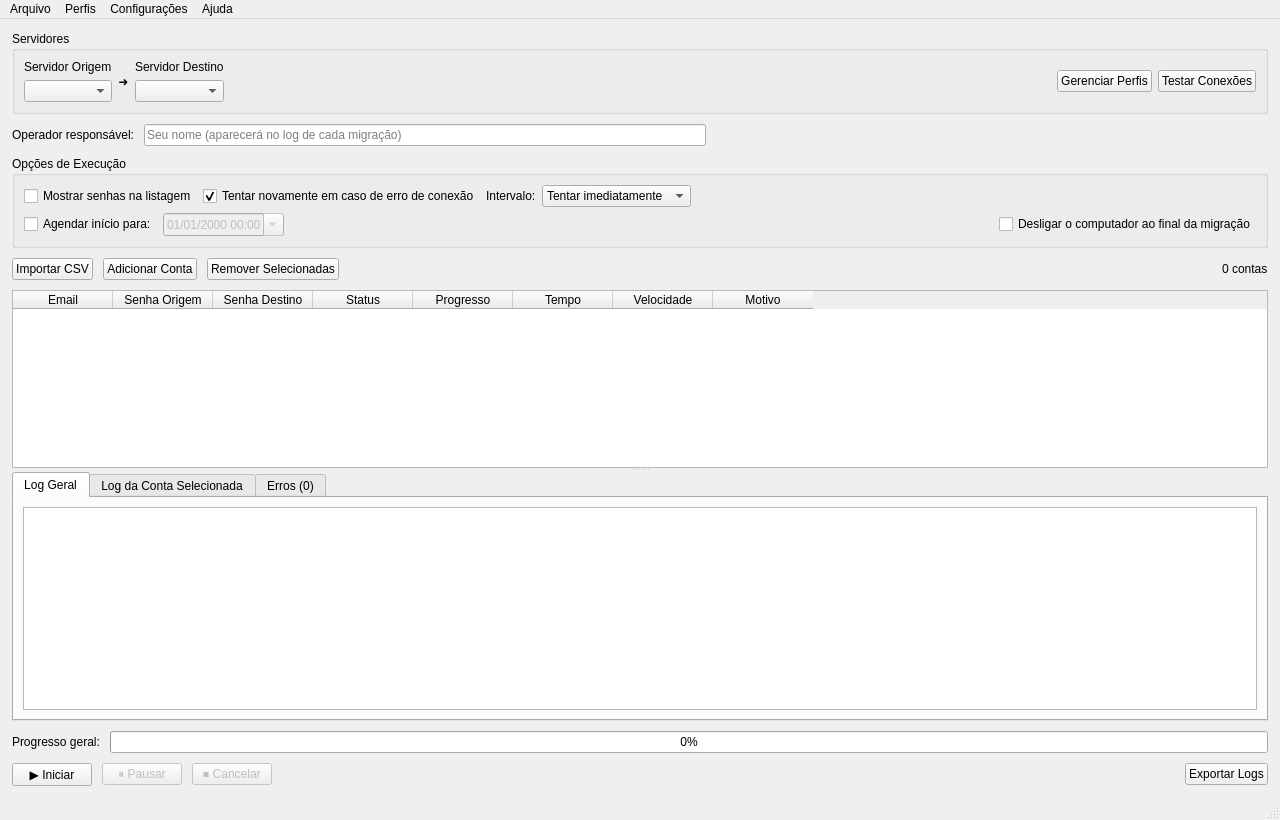
<?xml version="1.0" encoding="UTF-8"?>
<ui version="4.0">
 <class>MainWindow</class>
 <widget class="QMainWindow" name="MainWindow">
  <property name="geometry">
   <rect>
    <x>0</x>
    <y>0</y>
    <width>1280</width>
    <height>820</height>
   </rect>
  </property>
  <property name="windowTitle">
   <string>IMAPSync Manager — Plenus Suporte</string>
  </property>
  <widget class="QWidget" name="centralwidget">
   <layout class="QVBoxLayout" name="mainVerticalLayout">
    <property name="spacing"><number>10</number></property>
    <property name="leftMargin"><number>12</number></property>
    <property name="topMargin"><number>12</number></property>
    <property name="rightMargin"><number>12</number></property>
    <property name="bottomMargin"><number>12</number></property>

    <!-- ================= Servidores ================= -->
    <item>
     <widget class="QGroupBox" name="groupServers">
      <property name="title"><string>Servidores</string></property>
      <layout class="QHBoxLayout" name="serversLayout">

       <item>
        <layout class="QVBoxLayout" name="originLayout">
         <item>
          <widget class="QLabel" name="labelOrigin">
           <property name="text"><string>Servidor Origem</string></property>
          </widget>
         </item>
         <item>
          <widget class="QComboBox" name="comboOrigin">
           <property name="minimumWidth"><number>260</number></property>
          </widget>
         </item>
        </layout>
       </item>

       <item>
        <widget class="QLabel" name="labelArrow">
         <property name="text"><string>➜</string></property>
         <property name="alignment"><set>Qt::AlignmentFlag::AlignCenter</set></property>
         <property name="minimumWidth"><number>30</number></property>
        </widget>
       </item>

       <item>
        <layout class="QVBoxLayout" name="destLayout">
         <item>
          <widget class="QLabel" name="labelDest">
           <property name="text"><string>Servidor Destino</string></property>
          </widget>
         </item>
         <item>
          <widget class="QComboBox" name="comboDest">
           <property name="minimumWidth"><number>260</number></property>
          </widget>
         </item>
        </layout>
       </item>

       <item>
        <spacer name="serversSpacer">
         <property name="orientation"><enum>Qt::Orientation::Horizontal</enum></property>
         <property name="sizeHint"><size><width>40</width><height>20</height></size></property>
        </spacer>
       </item>

       <item>
        <widget class="QPushButton" name="btnManageProfiles">
         <property name="text"><string>Gerenciar Perfis</string></property>
        </widget>
       </item>

       <item>
        <widget class="QPushButton" name="btnTestConnections">
         <property name="text"><string>Testar Conexões</string></property>
        </widget>
       </item>

      </layout>
     </widget>
    </item>

    <!-- ================= Operador ================= -->
    <item>
     <layout class="QHBoxLayout" name="operatorLayout">
      <item>
       <widget class="QLabel" name="labelOperador">
        <property name="text"><string>Operador responsável:</string></property>
       </widget>
      </item>
      <item>
       <widget class="QLineEdit" name="editOperador">
        <property name="placeholderText"><string>Seu nome (aparecerá no log de cada migração)</string></property>
        <property name="minimumWidth"><number>260</number></property>
       </widget>
      </item>
      <item>
       <spacer name="operatorSpacer">
        <property name="orientation"><enum>Qt::Orientation::Horizontal</enum></property>
        <property name="sizeHint"><size><width>40</width><height>20</height></size></property>
       </spacer>
      </item>
     </layout>
    </item>

    <!-- ================= Opções de execução ================= -->
    <item>
     <widget class="QGroupBox" name="groupOptions">
      <property name="title"><string>Opções de Execução</string></property>
      <layout class="QVBoxLayout" name="optionsOuterLayout">

       <item>
        <layout class="QHBoxLayout" name="optionsRow1">
         <item>
          <widget class="QCheckBox" name="checkShowPasswords">
           <property name="text"><string>Mostrar senhas na listagem</string></property>
          </widget>
         </item>
         <item>
         <widget class="QCheckBox" name="checkAutoRetry">
           <property name="text"><string>Tentar novamente em caso de erro de conexão</string></property>
           <property name="checked"><bool>true</bool></property>
          </widget>
         </item>
         <item>
          <widget class="QLabel" name="labelRetryDelay"><property name="text"><string>Intervalo:</string></property></widget>
         </item>
         <item>
          <widget class="QComboBox" name="comboRetryDelay">
           <item><property name="text"><string>Tentar imediatamente</string></property><property name="userData" stdset="0"><number>0</number></property></item>
           <item><property name="text"><string>Após 30 segundos</string></property><property name="userData" stdset="0"><number>30</number></property></item>
           <item><property name="text"><string>Após 1 minuto</string></property><property name="userData" stdset="0"><number>60</number></property></item>
           <item><property name="text"><string>Após 5 minutos</string></property><property name="userData" stdset="0"><number>300</number></property></item>
           <item><property name="text"><string>Após 15 minutos</string></property><property name="userData" stdset="0"><number>900</number></property></item>
          </widget>
         </item>
         <item>
          <spacer name="optionsRow1Spacer">
           <property name="orientation"><enum>Qt::Orientation::Horizontal</enum></property>
           <property name="sizeHint"><size><width>40</width><height>20</height></size></property>
          </spacer>
         </item>
        </layout>
       </item>

       <item>
        <layout class="QHBoxLayout" name="optionsRow2">
         <item>
          <widget class="QCheckBox" name="checkSchedule">
           <property name="text"><string>Agendar início para:</string></property>
          </widget>
         </item>
         <item>
          <widget class="QDateTimeEdit" name="dateTimeSchedule">
           <property name="enabled"><bool>false</bool></property>
           <property name="calendarPopup"><bool>true</bool></property>
           <property name="displayFormat"><string>dd/MM/yyyy HH:mm</string></property>
          </widget>
         </item>
         <item>
          <widget class="QLabel" name="labelScheduleStatus">
           <property name="text"><string></string></property>
          </widget>
         </item>
         <item>
          <spacer name="optionsRow2Spacer">
           <property name="orientation"><enum>Qt::Orientation::Horizontal</enum></property>
           <property name="sizeHint"><size><width>40</width><height>20</height></size></property>
          </spacer>
         </item>
         <item>
          <widget class="QCheckBox" name="checkShutdownAfter">
           <property name="text"><string>Desligar o computador ao final da migração</string></property>
          </widget>
         </item>
        </layout>
       </item>

      </layout>
     </widget>
    </item>

    <!-- ================= Ações sobre contas ================= -->
    <item>
     <layout class="QHBoxLayout" name="accountActionsLayout">
      <item>
       <widget class="QPushButton" name="btnImportCsv">
        <property name="text"><string>Importar CSV</string></property>
       </widget>
      </item>
      <item>
       <widget class="QPushButton" name="btnAddAccount">
        <property name="text"><string>Adicionar Conta</string></property>
       </widget>
      </item>
      <item>
       <widget class="QPushButton" name="btnRemoveAccount">
        <property name="text"><string>Remover Selecionadas</string></property>
       </widget>
      </item>
      <item>
       <spacer name="accountActionsSpacer">
        <property name="orientation"><enum>Qt::Orientation::Horizontal</enum></property>
        <property name="sizeHint"><size><width>40</width><height>20</height></size></property>
       </spacer>
      </item>
      <item>
       <widget class="QLabel" name="labelAccountCount">
        <property name="text"><string>0 contas</string></property>
       </widget>
      </item>
     </layout>
    </item>

    <!-- ================= Splitter: Tabela + Logs ================= -->
    <item>
     <widget class="QSplitter" name="splitterMain">
      <property name="orientation"><enum>Qt::Orientation::Vertical</enum></property>

      <widget class="QTableWidget" name="tableAccounts">
       <property name="columnCount"><number>8</number></property>
       <property name="selectionBehavior"><enum>QAbstractItemView::SelectionBehavior::SelectRows</enum></property>
       <property name="editTriggers"><set>QAbstractItemView::EditTrigger::NoEditTriggers</set></property>
       <property name="alternatingRowColors"><bool>true</bool></property>
       <column><property name="text"><string>Email</string></property></column>
       <column><property name="text"><string>Senha Origem</string></property></column>
       <column><property name="text"><string>Senha Destino</string></property></column>
       <column><property name="text"><string>Status</string></property></column>
       <column><property name="text"><string>Progresso</string></property></column>
       <column><property name="text"><string>Tempo</string></property></column>
       <column><property name="text"><string>Velocidade</string></property></column>
       <column><property name="text"><string>Motivo</string></property></column>
      </widget>

      <widget class="QTabWidget" name="tabLogs">
       <property name="tabPosition"><enum>QTabWidget::TabPosition::North</enum></property>
       <widget class="QWidget" name="tabGeneralLog">
        <attribute name="title"><string>Log Geral</string></attribute>
        <layout class="QVBoxLayout" name="generalLogLayout">
         <item>
          <widget class="QPlainTextEdit" name="textGeneralLog">
           <property name="readOnly"><bool>true</bool></property>
          </widget>
         </item>
        </layout>
       </widget>
       <widget class="QWidget" name="tabAccountLog">
        <attribute name="title"><string>Log da Conta Selecionada</string></attribute>
        <layout class="QVBoxLayout" name="accountLogLayout">
         <item>
          <widget class="QPlainTextEdit" name="textAccountLog">
           <property name="readOnly"><bool>true</bool></property>
          </widget>
         </item>
        </layout>
       </widget>
       <widget class="QWidget" name="tabErrorLog">
        <attribute name="title"><string>Erros (0)</string></attribute>
        <layout class="QVBoxLayout" name="errorLogLayout">
         <item><layout class="QHBoxLayout" name="errorFilterLayout">
          <item><widget class="QLabel" name="labelErrorFilter"><property name="text"><string>Exibir erros de:</string></property></widget></item>
          <item><widget class="QComboBox" name="comboErrorAccount"><property name="minimumWidth"><number>280</number></property></widget></item>
          <item><widget class="QPushButton" name="btnCopyErrors"><property name="text"><string>Copiar erros</string></property></widget></item>
          <item><spacer name="errorFilterSpacer"><property name="orientation"><enum>Qt::Orientation::Horizontal</enum></property></spacer></item>
         </layout></item>
         <item><widget class="QPlainTextEdit" name="textErrorLog"><property name="readOnly"><bool>true</bool></property><property name="placeholderText"><string>Nenhum erro registrado nesta sessão.</string></property></widget></item>
        </layout>
       </widget>
      </widget>

     </widget>
    </item>

    <!-- ================= Progresso geral ================= -->
    <item>
     <layout class="QHBoxLayout" name="progressLayout">
      <item>
       <widget class="QLabel" name="labelProgress">
        <property name="text"><string>Progresso geral:</string></property>
       </widget>
      </item>
      <item>
       <widget class="QProgressBar" name="progressGeneral">
        <property name="value"><number>0</number></property>
       </widget>
      </item>
     </layout>
    </item>

    <!-- ================= Controles de execução ================= -->
    <item>
     <layout class="QHBoxLayout" name="controlsLayout">
      <item>
       <widget class="QPushButton" name="btnStart">
        <property name="text"><string>▶ Iniciar</string></property>
        <property name="minimumHeight"><number>36</number></property>
       </widget>
      </item>
      <item>
       <widget class="QPushButton" name="btnPause">
        <property name="text"><string>⏸ Pausar</string></property>
        <property name="minimumHeight"><number>36</number></property>
        <property name="enabled"><bool>false</bool></property>
       </widget>
      </item>
      <item>
       <widget class="QPushButton" name="btnCancel">
        <property name="text"><string>⏹ Cancelar</string></property>
        <property name="minimumHeight"><number>36</number></property>
        <property name="enabled"><bool>false</bool></property>
       </widget>
      </item>
      <item>
       <spacer name="controlsSpacer">
        <property name="orientation"><enum>Qt::Orientation::Horizontal</enum></property>
        <property name="sizeHint"><size><width>40</width><height>20</height></size></property>
       </spacer>
      </item>
      <item>
       <widget class="QPushButton" name="btnExportLogs">
        <property name="text"><string>Exportar Logs</string></property>
        <property name="minimumHeight"><number>36</number></property>
       </widget>
      </item>
     </layout>
    </item>

   </layout>
  </widget>

  <!-- ================= Menu ================= -->
  <widget class="QMenuBar" name="menubar">
   <property name="geometry"><rect><x>0</x><y>0</y><width>1280</width><height>26</height></rect></property>
   <widget class="QMenu" name="menuArquivo">
    <property name="title"><string>Arquivo</string></property>
    <addaction name="actionImportarCsv"/>
    <addaction name="actionExportarLogs"/>
    <addaction name="actionExportarPerfis"/>
    <addaction name="separator"/>
    <addaction name="actionSair"/>
   </widget>
   <widget class="QMenu" name="menuPerfis">
    <property name="title"><string>Perfis</string></property>
    <addaction name="actionGerenciarPerfis"/>
    <addaction name="actionTestarConexoes"/>
   </widget>
   <widget class="QMenu" name="menuConfiguracoes">
    <property name="title"><string>Configurações</string></property>
    <addaction name="actionParametrosImapsync"/>
   </widget>
   <widget class="QMenu" name="menuAjuda">
    <property name="title"><string>Ajuda</string></property>
    <addaction name="actionSobre"/>
   </widget>
   <addaction name="menuArquivo"/>
   <addaction name="menuPerfis"/>
   <addaction name="menuConfiguracoes"/>
   <addaction name="menuAjuda"/>
  </widget>

  <widget class="QStatusBar" name="statusbar"/>

  <action name="actionImportarCsv"><property name="text"><string>Importar CSV...</string></property></action>
  <action name="actionExportarLogs"><property name="text"><string>Exportar Logs...</string></property></action>
  <action name="actionExportarPerfis"><property name="text"><string>Exportar Perfis de Servidor...</string></property></action>
  <action name="actionSair"><property name="text"><string>Sair</string></property></action>
  <action name="actionGerenciarPerfis"><property name="text"><string>Gerenciar Perfis...</string></property></action>
  <action name="actionTestarConexoes"><property name="text"><string>Testar Conexões</string></property></action>
  <action name="actionParametrosImapsync"><property name="text"><string>Parâmetros do imapsync...</string></property></action>
  <action name="actionSobre"><property name="text"><string>Sobre</string></property></action>

 </widget>
 <resources/>
 <connections/>
</ui>
